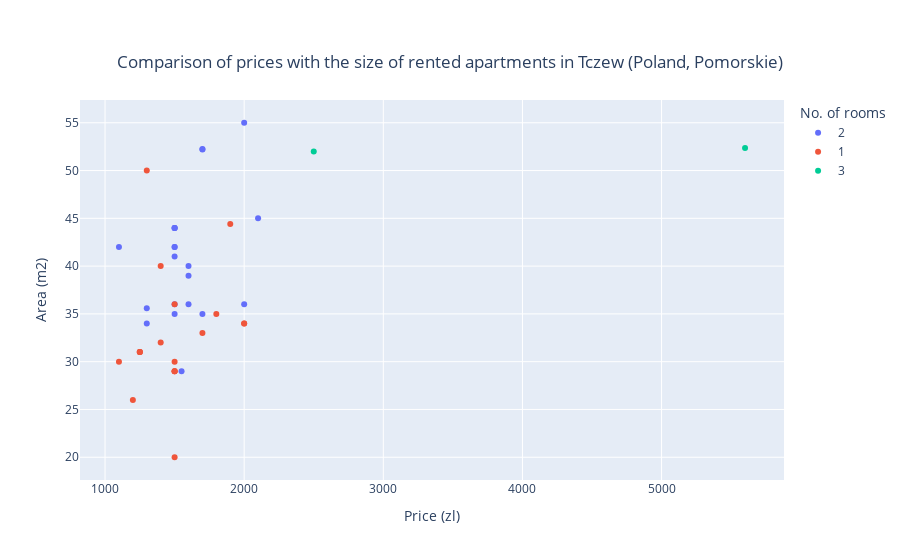

The code cell stored with this chart in its notebook:
### Code cell
## CHART EXAMPLE
df['ROOMS'] = df['ROOMS'].astype(str)

fig = px.scatter(df, x = "PRICE", y = "AREA", color = "ROOMS",
                 labels = {
                     "AREA": "Area (m2)",
                     "PRICE": "Price (zl)",
                     "ROOMS": "No. of rooms"
                 },
                 title ="Comparison of prices with the size of rented apartments in Tczew (Poland, Pomorskie)"
)

fig.update_layout(
    title={
        'y':0.9,
        'x':0.5,
        'xanchor': 'center',
        'yanchor': 'top'})

fig.show()

### Figure 1 — Plotly figure (JSON) as saved in the notebook; plotly's stock layout.template omitted (floating-point values rounded to 4 significant figures)
{"data": [{"hovertemplate": "No. of rooms=2<br>Price (zl)=%{x}<br>Area (m2)=%{y}<extra></extra>", "legendgroup": "2", "marker": {"color": "#636efa", "symbol": "circle"}, "mode": "markers", "name": "2", "orientation": "v", "showlegend": true, "type": "scatter", "x": [1500, 2100, 1300, 1500, 1600, 1600, 1500, 2000, 1700, 1700, 2000, 1600, 1500, 1100, 1500, 1300, 1500, 1500, 1550, 1500, 1700], "xaxis": "x", "y": [44, 45, 34, 35, 36, 40, 42, 55, 52.2, 35, 36, 39, 41, 42, 44, 35.6, 44, 36, 29, 42, 52.25], "yaxis": "y"}, {"hovertemplate": "No. of rooms=1<br>Price (zl)=%{x}<br>Area (m2)=%{y}<extra></extra>", "legendgroup": "1", "marker": {"color": "#EF553B", "symbol": "circle"}, "mode": "markers", "name": "1", "orientation": "v", "showlegend": true, "type": "scatter", "x": [2000, 1200, 1250, 1500, 1250, 1400, 1400, 1700, 1800, 1900, 1300, 1100, 1500, 1500, 1500, 1500, 1250, 2000, 1500], "xaxis": "x", "y": [34, 26, 31, 29, 31, 32, 40, 33, 35, 44.4, 50, 30, 29, 29, 30, 20, 31, 34, 36], "yaxis": "y"}, {"hovertemplate": "No. of rooms=3<br>Price (zl)=%{x}<br>Area (m2)=%{y}<extra></extra>", "legendgroup": "3", "marker": {"color": "#00cc96", "symbol": "circle"}, "mode": "markers", "name": "3", "orientation": "v", "showlegend": true, "type": "scatter", "x": [2500, 5600], "xaxis": "x", "y": [52, 52.35], "yaxis": "y"}], "layout": {"legend": {"title": {"text": "No. of rooms"}, "tracegroupgap": 0}, "title": {"text": "Comparison of prices with the size of rented apartments in Tczew (Poland, Pomorskie)", "x": 0.5, "xanchor": "center", "y": 0.9, "yanchor": "top"}, "xaxis": {"anchor": "y", "domain": [0, 1], "title": {"text": "Price (zl)"}}, "yaxis": {"anchor": "x", "domain": [0, 1], "title": {"text": "Area (m2)"}}}}
